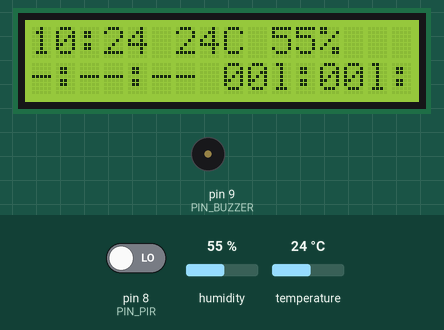
A sketch run on a simulated Arduino Uno, built with avr-gcc and run on an emulated ATmega328P. Parts: 16×2 character LCD, buzzer (waves = sounding, pin HIGH). The test bench sets the inputs (shaded band); at power-on: pin 8 (PIN_PIR) LOW, humidity 55 %, temperature 24 °C. The local clock reads 2024-03-15 10:24:30 at power-on unless the sketch sets it.

Above: at 1.2 s.
1.3 s: pin 8 (PIN_PIR) driven HIGH
At 2.8 s:
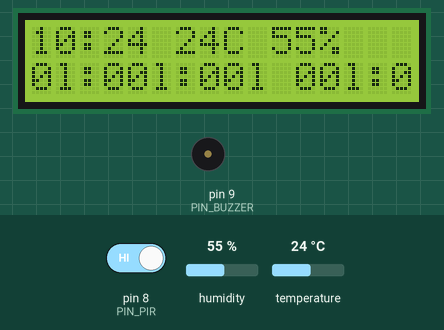
3.1 s: pin 8 (PIN_PIR) driven LOW
At 4.3 s:
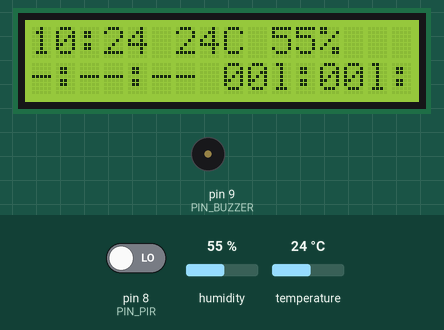
4.6 s: humidity set to 22 %
At 7.4 s:
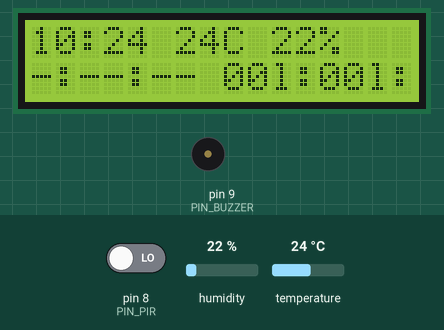
7.7 s: temperature set to 12 °C
At 9.4 s:
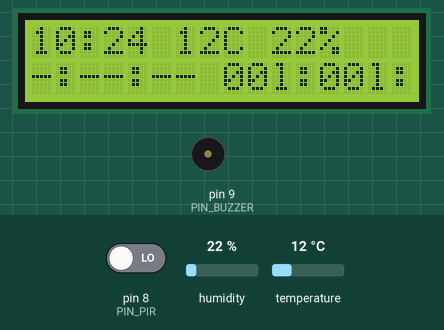
9.7 s: humidity set to 40 %
At 10.6 s:
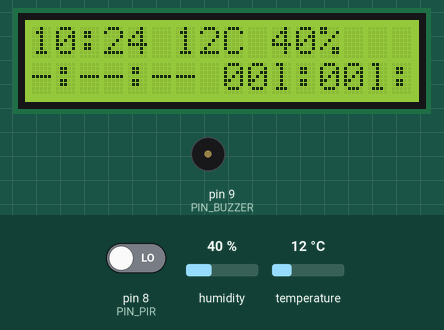
11.8 s: temperature set to 19 °C
At 12.8 s:
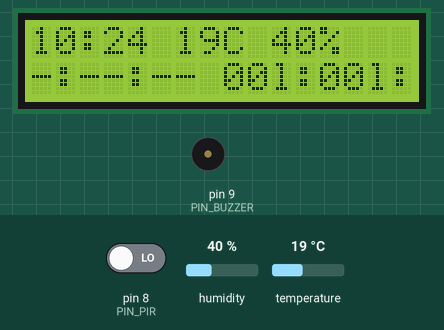
Timing chart, 0 to 14.8 s (numbered marks = the images above; inputs shaded):
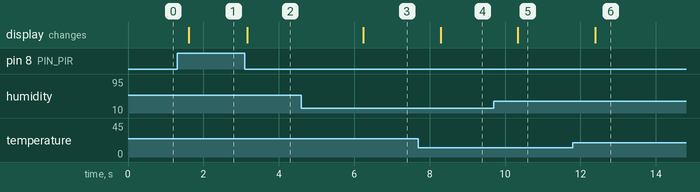

Measured:
- after the input at 1.3 s, the display: changes after 0.31 s (image 1)
- after the input at 3.1 s, the display: changes after 0.06 s (image 2)
- after the input at 4.6 s, the display: changes after 1.6 s (image 3)
- after the input at 7.7 s, the display: changes after 0.59 s (image 4)
- after the input at 9.7 s, the display: changes after 0.64 s (image 5)
- after the input at 11.8 s, the display: changes after 0.59 s (image 6)

The sketch:

couch_tracker.ino
```cpp
// "Couch Tracker" for Arduino.
// Mathieu Guillame-Bert (achoum@gmail.com)
// 2020
//
// Couch Tracker helps you track the amount of time you spend in a location. For
// example, it can be used to track the amount of time in front of your tv.
//
// This controller detects the presence of persons in front of it, and displays
// the duration of the last activation (if activated) and the sum of activation.
// Every 30minutes of activities, the controller emits a short buzz. In
// addition, the controller also displays the time, temperature, and humidity.
//
// The module requires:
// - A passive buzzer (pin 9).
// - DHT11: Temperature and humidity sensor (pin 10).
// - HC-SR501: PIR Sensor (pin 8).
// - DS3231 RTC:  Real Time Clock Module (i2c bus).
// - LCD1602: 16x2 LCD display (pins 2-7).
// - 2 10k Potentiometers (for contrast and retro-lighting of the LCD).
//
// The display is as follow:
// ====================
// [AA:AA] [BB]°C [CC]%
// [D:DD:DD] [EE:EE:EE]
// ====================
//
//  With:
//  - A: Time
//  - B: Termperature
//  - C: Humidity
//  - D: Duration of continuous activity
//  - E: Sum of activity durations
//

#include <LiquidCrystal.h>
#include <Wire.h>
#include <DS3231.h>
#include <DHT.h>

// Uncomment to initialize the Serial bus and print debug information.
// #define SERIAL_DEBUG

// Uncomment to set the time of the internal clock to the compilatio time during the setup phase.
// #define SET_TIME

// Pins and module handelers.
LiquidCrystal lcd(2, 3, 4, 5, 6, 7);
static const int PIN_PIR = 8;
static const int PIN_BUZZER = 9;
static const int PIN_DHT = 10;
static const int PIN_BOARD_LED = 13;

DS3231 clock;

DHT dht(PIN_DHT, DHT11);

// Makes a short buzz every "ALERT_INTERVAL_MS" of continuous activity.
const unsigned long ALERT_INTERVAL_MS = 30ul * 60ul * 1000ul; // 30min

bool last_pir_active = false;
unsigned long last_start_pir = 0;
unsigned long sum_pir = 0;
int activity_intervals = 0;

struct PirActivity {
  // Duration of the current session in ms.
  // 0 if the session is inactive.
  unsigned long current_session_duration_ms;

  // Sum of the sesssions, in ms.
  unsigned long sum_duration_ms;
};

void setup() {

#ifdef SERIAL_DEBUG
  Serial.begin(9600);
  Serial.println("Initialize");
#endif

  pinMode(PIN_BUZZER, OUTPUT);
  pinMode(PIN_PIR, INPUT);
  lcd.begin(16, 2);
  clock.begin();
  dht.begin();

#ifdef SET_TIME
  clock.setDateTime(__DATE__, __TIME__);
#endif
}

PirActivity udpate_pir(const bool active) {
  const unsigned long tick = millis();
  PirActivity activity;

  if (active) {
    if (!last_pir_active) {
      last_start_pir = tick;
      activity_intervals = 0;
    }
    activity.current_session_duration_ms = tick - last_start_pir;
    activity.sum_duration_ms = sum_pir + activity.current_session_duration_ms;

    int cur_activity_interval = activity.current_session_duration_ms / ALERT_INTERVAL_MS;
    if (activity_intervals != cur_activity_interval) {
      tone(PIN_BUZZER, 82, 100);
      activity_intervals = cur_activity_interval;
    }

  } else {
    if (last_pir_active) {
      sum_pir += tick - last_start_pir;
    }
    activity.current_session_duration_ms = 0;
    activity.sum_duration_ms = sum_pir;
  }
  last_pir_active = active;
  return activity;
}

// Converts a count of ms into a string "HH:MM:SS".
// The output buffer is valid until the next call to "duration_ms_to_str".
const char* duration_ms_to_str(const unsigned long ms) {
  static char buffer[256] = {0};
  const unsigned long total_s = ms / 1000;
  const unsigned long s = total_s % 60;
  const unsigned long total_m = total_s / 60;
  const unsigned long m = total_m % 60;
  const unsigned long h = total_m / 60;
  sprintf(buffer, "%02ul:%02ul:%02ul", h, m, s);
  return buffer;
}

void loop() {
  // Get values
  const RTCDateTime dt = clock.getDateTime();
  const bool pir = digitalRead(PIN_PIR) != 0;
  const float temperature = dht.readTemperature();
  const float humidity = dht.readHumidity();

  // Computation
  const PirActivity pir_activity = udpate_pir(pir);

  // Display
  char line_1[32 + 1];
  lcd.setCursor(0, 0);
  sprintf(line_1, "%02d:%02d %2dC %2d%%", dt.hour, dt.minute, (int)temperature, (int)humidity);
  lcd.print(line_1);

  lcd.setCursor(0, 1);
  if (pir) {
    lcd.print(duration_ms_to_str(pir_activity.current_session_duration_ms) + 1);
  } else {
    lcd.print("-:--:--");
  }
  lcd.print(" ");
  lcd.print(duration_ms_to_str(pir_activity.sum_duration_ms));

  delay(500);
}
```
